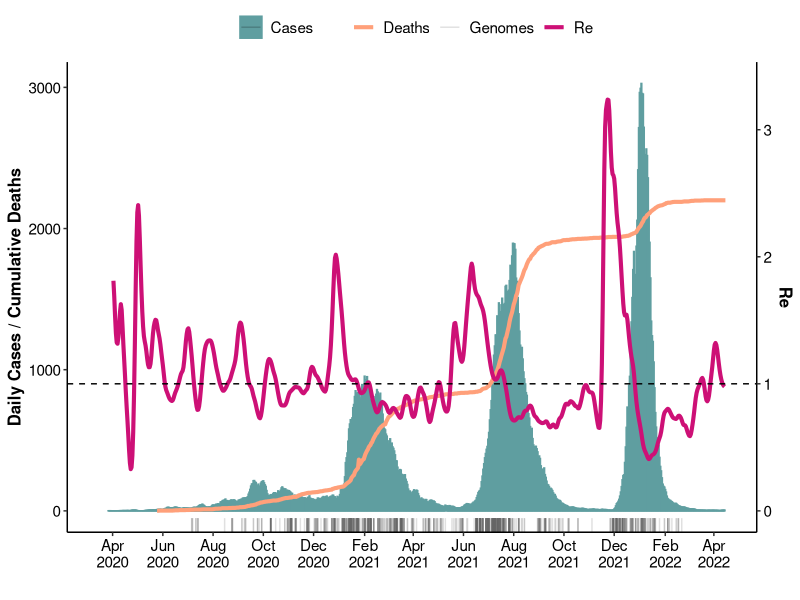
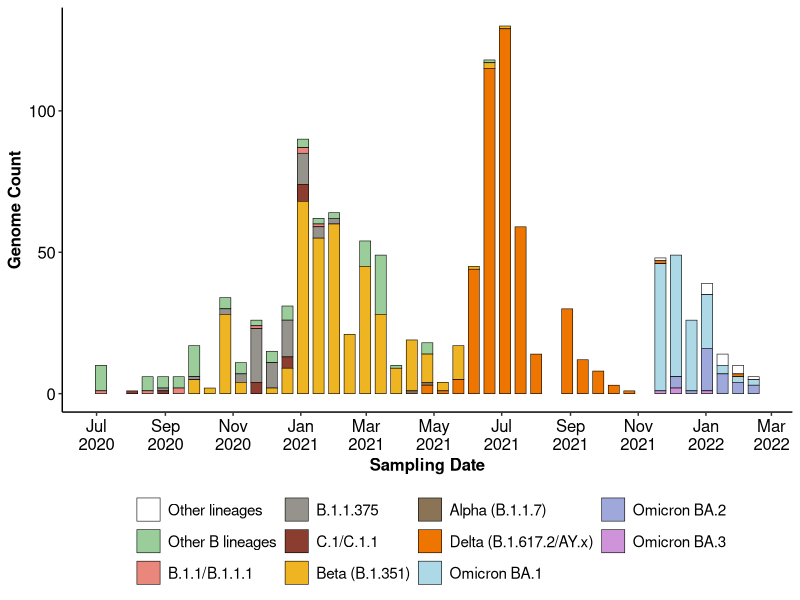

R code for these plots, in order:
library(readxl)
library(ggplot2)
library(tidyverse)
library(dplyr)

gisaid_Moz <- read_excel("data/gisaid_Moz.xlsx")
gisaid_Moz$days<-as.Date(cut(gisaid_Moz$date,
                             breaks = "day",
                             start.on.monday = FALSE))

gisaid_Moz$date<-as.Date(cut(gisaid_Moz$date,
                             breaks = "2 week",
                             start.on.monday = FALSE))

Re_update <- read_excel("data/Re_update.xlsx")

Re_update$date<-as.Date(cut(Re_update$date,
                            breaks = "day",
                            start.on.monday = FALSE))

Re_update=subset(subset(Re_update,data_type=="Confirmed cases"),estimate_type=="Cori_slidingWindow")

data1 <- read_excel("data/owid-covid-data.xlsx")

data1$days<-as.Date(cut(data1$date, breaks = "day",start.on.monday = FALSE))

data1$date<-as.Date(cut(data1$date,
breaks = "week",
start.on.monday = FALSE))

dateVec <- seq(from = as.Date("2020-03-15"), to = as.Date("2022-04-15"),by = "days")

pEpi_Moz<-ggplot()+
theme_classic()+
geom_bar(data=data1, aes(x=days, y=new_cases_smoothed,fill='Cases'),width=1,stat='identity',color='cadetblue')+
geom_rug(data= gisaid_Moz, aes(x=days, color='Genomes'),alpha=0.2,outside =FALSE,length = unit(0.03, "npc"),show.legend=TRUE) +
theme(axis.title.x = element_text(color="black", size=12, face="bold"))+
theme(axis.text.x = element_text(color="black", size=11))+
theme(axis.title.y = element_text(color="black", size=12, face="bold"))+
theme(axis.text.y = element_text(color="black", size=11))+
scale_x_date(limits = c(min(dateVec), max=max(dateVec)), date_labels = "%b\n%Y",date_breaks = "2 month")+
geom_line(data=data1, aes(x=days, y=total_deaths, color='Deaths'), linewidth=1.4)+
geom_line(data = Re_update, aes(x = date, y = median_R_mean*900, color = "Re"), size=1.4) +
scale_color_manual(values=c('lightsalmon','grey40','deeppink3'), name='')+
scale_fill_manual(values=c('cadetblue'), name='')+
geom_hline(yintercept=900, color='black', linetype=2) +
xlab(' ')+
ylab(' ')+
scale_y_continuous(
# Features of the first axis
name = "Daily Cases / Cumulative Deaths",
# Add a second axis and specify its features
sec.axis = sec_axis(~./900, name="Re")
)+
theme(plot.title = element_text(hjust = 0.5))+
theme(legend.position="top",legend.text= element_text(size=11))

pEpi_Moz


gisaid_Moz$pango<-factor(gisaid_Moz$pango,levels = c("Other","Other B lineages","B.1.1/B.1.1.1", "B.1.1.375","C.1/C.1.1", "Beta","Alpha","Delta", "Omicron BA.1", "Omicron BA.2", "Omicron BA.3"))

P_pangolin<-ggplot(data=subset(gisaid_Moz, !is.na(pango)), aes(x = date,fill=pango, color = pango))+
geom_bar(width=10,color='black', size=0.2)+
theme_classic()+
theme(axis.text.x = element_text(color="black", size=16))+
xlab("Sampling Date")+
scale_x_date(date_labels = "%b\n%Y",date_breaks = "2 months")+
theme(axis.title.x = element_text(color="black", size=12, face="bold"))+
theme(axis.text.x = element_text(color="black", size=12))+
theme(axis.title.y = element_text(color="black", size=12, face="bold"))+
theme(axis.text.y = element_text(color="black", size=12))+
scale_fill_manual(values=c('white','darkseagreen3','#ea877c','#96938D', 'coral4', 'goldenrod2', 'burlywood4', 'darkorange2', 'light blue', '#9FA8DA', '#CE93D8'), name='', labels=c("Other lineages","Other B lineages", "B.1.1/B.1.1.1", "B.1.1.375", "C.1/C.1.1", "Beta (B.1.351)","Alpha (B.1.1.7)","Delta (B.1.617.2/AY.x)", "Omicron BA.1", 'Omicron BA.2','Omicron BA.3'))+
theme(legend.text = element_text(size=11))+
theme(legend.title = element_text(size=12,  face="bold"))+
theme(legend.position = "bottom")+
ylab('Genome Count')

P_pangolin

